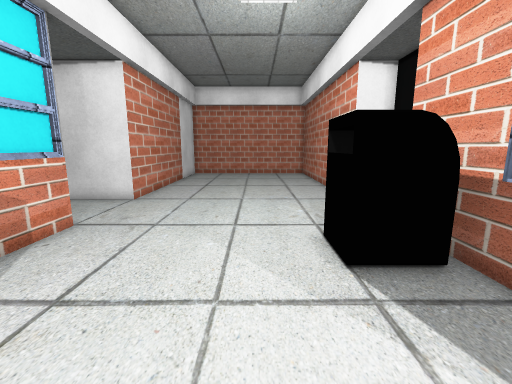
View 1 (above)

16 first-person views from a walk through a Unity game level. The camera is 1.2 m above the floor, tilts 10° down and sees 90° across. The floor is counted in squares, 0.5 m on a side. Each view is taken from the middle of a square. On the plan, view 1 faces up. The plan holds only what a view shows up to about 17 squares ahead; the rest is blank. The player character is not drawn. Some surface patterns are stand-ins.

View 2
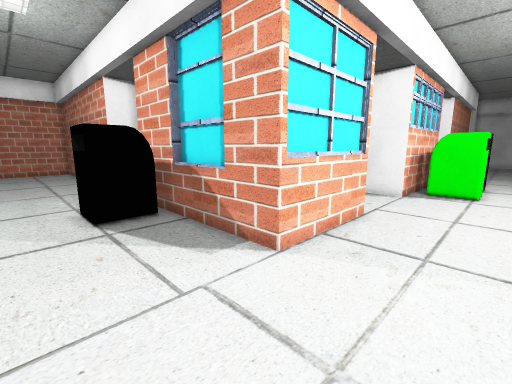

View 3
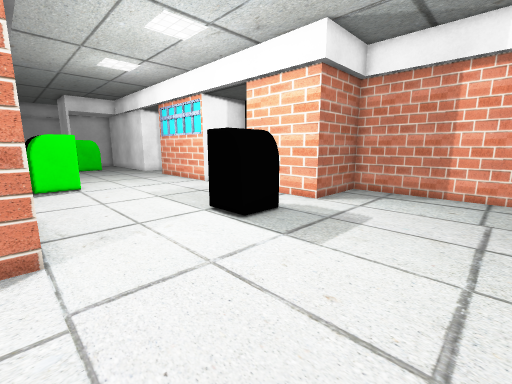

View 4
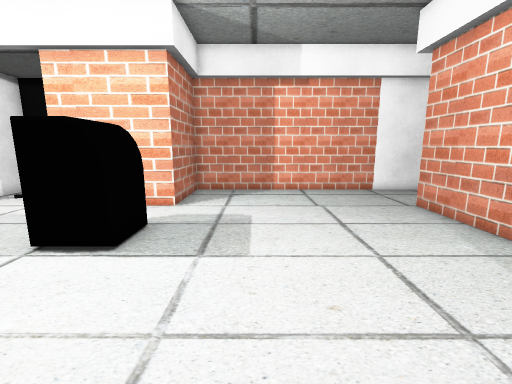

View 5
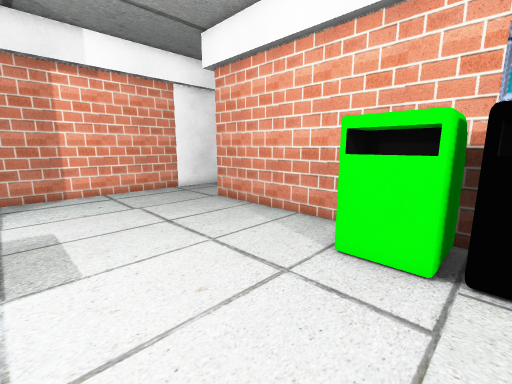

View 6
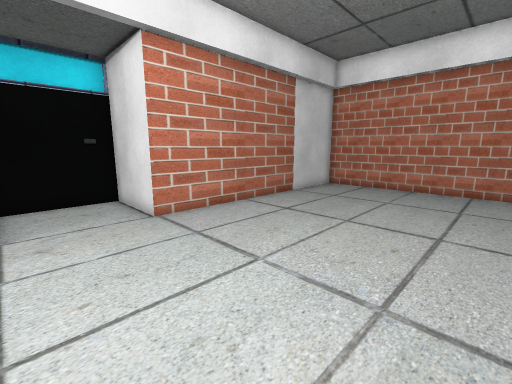

View 7
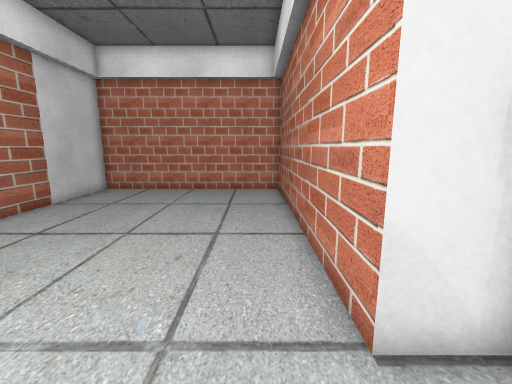

View 8
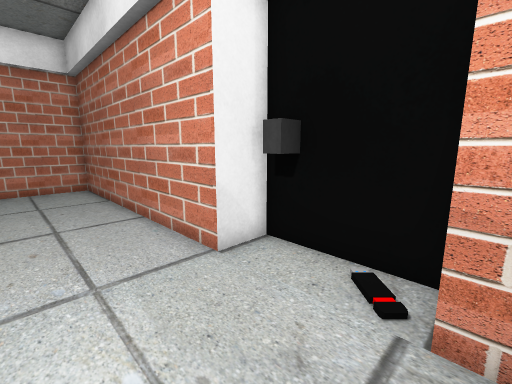

View 9
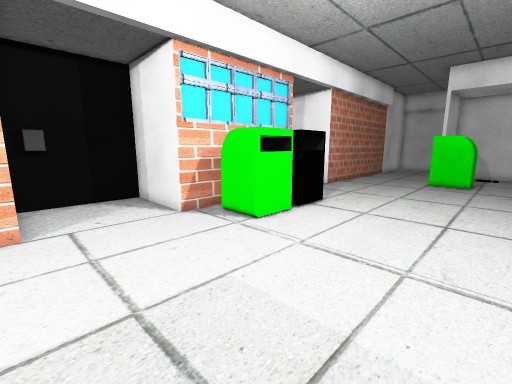

View 10
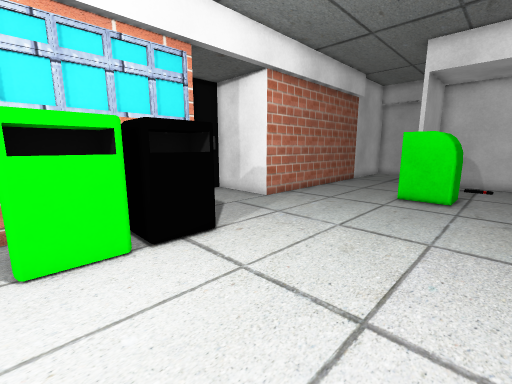

View 11
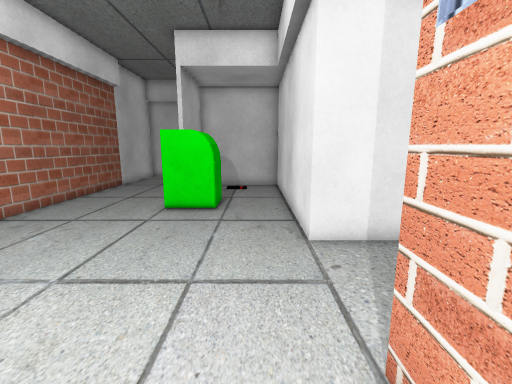

View 12
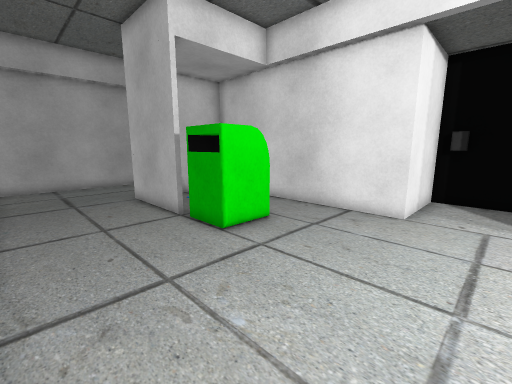

View 13
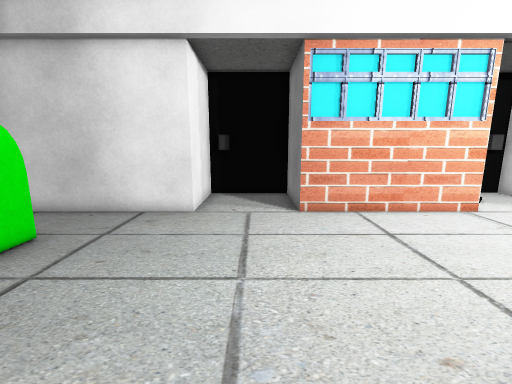

View 14
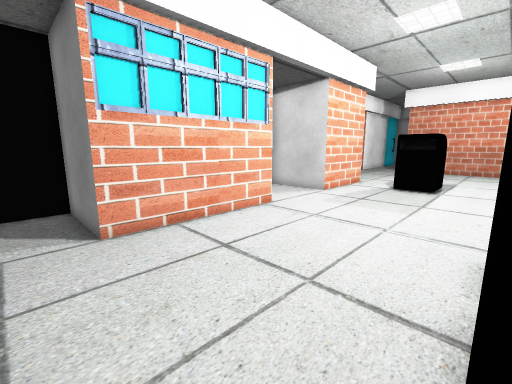

View 15
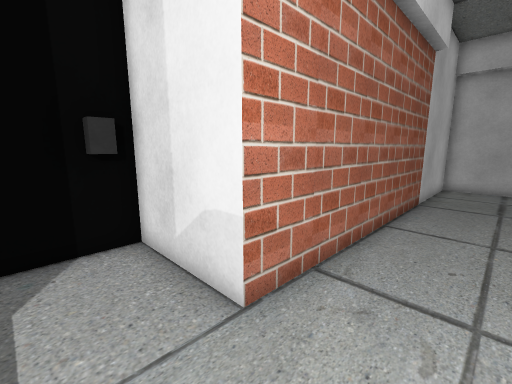

View 16
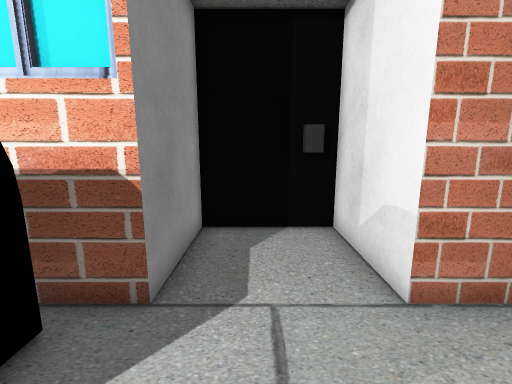

### Floor plan
Points are (right, up) in squares from view 1. A wall is a line through its corners. A room is listed if a view was taken in it or the views show most of it. See-through windows are left out.
Room 1 (views 1, 2, 3, 4, 5, 6, 7, 8, 9, 10, 11, 12, 13, 14, 15, 16)
walls: (9.2, -0.4) (4.4, -0.4) (4.4, 4.5); (8.9, -0.2) (6.9, -0.2); (6.8, -0.2) (4.8, -0.2); (10.4, 3.1) (9.6, 3.1); (4.7, 1.8) (4.7, 4.5); (13.6, -10.4) (20.4, -10.4) (20.4, -14.4); (6.1, 10.6) (5.3, 10.6) (5.3, 11.1); (20.4, 3.6) (20.4, -0.4) (13.6, -0.4) (13.6, 3.8); (9.6, -13.9) (10.4, -13.9); (6.1, 11.6) (4.4, 11.6) (4.4, 23.6) (-5.6, 23.6) (-5.6, 11.6) (-9.4, 11.6); (13.6, -13.6) (13.6, -12.5); (-5.6, -0.1) (-5.6, -10.4); (23.4, 3.1) (23.4, 3.6); (-5.6, 7.6) (-5.6, 5.4); (-5.9, 7.6) (-5.9, 5.9); (23.2, -13.9) (23.9, -13.9); (24.4, -14.4) (24.4, -10.4) (34.3, -10.4) (34.3, -5.5); (30.2, -5.4) (34.5, -5.4); (-8.2, -14.4) (4.4, -14.4) (4.4, -10.4) (9.1, -10.4) (9.1, -14.4) (10.1, -14.4); (33.9, -5.6) (30.5, -5.6); (39.4, -7.1) (39.4, -0.4) (24.4, -0.4) (24.4, 3.5)
objects: other object (-5, -3) to (-3, -1); other object (-4, 0) to (-3, 0); other object (2, 5) to (4, 7); other object (2, 7); other object (4, -8) to (6, -6); other object (5, 8); other object (12, -12); other object (15, -3) to (17, -1); other object (18, -3) to (19, -3); other object (19, -1); other object (28, -7) to (30, -5); other object (33, -8)

Where each view was taken, in squares from view 1:
view 1: 0 up, 0 right, facing up
view 2: 4 down, 0 right, facing up-right
view 3: 0 up, 2 left, facing down-right
view 4: 0 up, 1 right, facing down
view 5: 0 up, 2 right, facing down-left
view 6: 8 up, 3 right, facing up-left
view 7: 9 up, 3 right, facing up
view 8: 7 up, 1 right, facing up-right
view 9: 9 down, 9 right, facing up-right
view 10: 9 down, 15 right, facing up-right
view 11: 9 down, 18 right, facing right
view 12: 1 down, 22 right, facing down-right
view 13: 1 down, 22 right, facing down
view 14: 3 down, 22 right, facing down-left
view 15: 3 down, 22 right, facing up-right
view 16: 4 down, 22 right, facing up
